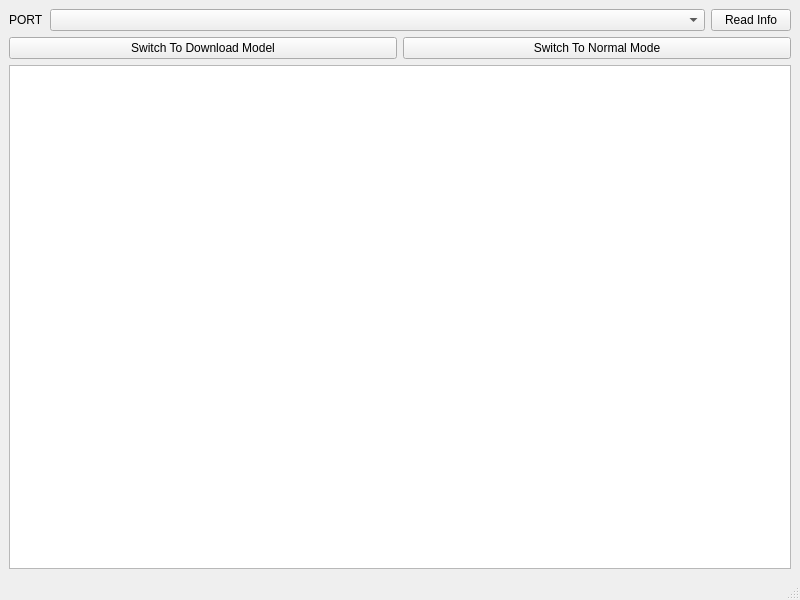
<?xml version="1.0" encoding="UTF-8"?>
<ui version="4.0">
 <class>MW</class>
 <widget class="QMainWindow" name="MW">
  <property name="geometry">
   <rect>
    <x>0</x>
    <y>0</y>
    <width>800</width>
    <height>600</height>
   </rect>
  </property>
  <property name="windowTitle">
   <string>LG Info Tool</string>
  </property>
  <widget class="QWidget" name="centralwidget">
   <layout class="QGridLayout" name="gridLayout">
    <item row="0" column="0">
     <layout class="QHBoxLayout" name="horizontalLayout_2">
      <item>
       <layout class="QHBoxLayout" name="horizontalLayout">
        <item>
         <widget class="QLabel" name="label">
          <property name="sizePolicy">
           <sizepolicy hsizetype="Maximum" vsizetype="Preferred">
            <horstretch>0</horstretch>
            <verstretch>0</verstretch>
           </sizepolicy>
          </property>
          <property name="text">
           <string>PORT</string>
          </property>
         </widget>
        </item>
        <item>
         <widget class="QComboBox" name="cmbPorts"/>
        </item>
       </layout>
      </item>
      <item>
       <widget class="QPushButton" name="btnReadInfo">
        <property name="sizePolicy">
         <sizepolicy hsizetype="Maximum" vsizetype="Maximum">
          <horstretch>0</horstretch>
          <verstretch>0</verstretch>
         </sizepolicy>
        </property>
        <property name="text">
         <string>Read Info</string>
        </property>
       </widget>
      </item>
     </layout>
    </item>
    <item row="2" column="0">
     <widget class="QTextBrowser" name="textBrowser"/>
    </item>
    <item row="1" column="0">
     <layout class="QHBoxLayout" name="horizontalLayout_3">
      <item>
       <widget class="QPushButton" name="btnSwitch2DL">
        <property name="text">
         <string>Switch To Download Model</string>
        </property>
       </widget>
      </item>
      <item>
       <widget class="QPushButton" name="btnSwitch2NORMAL">
        <property name="text">
         <string>Switch To Normal Mode</string>
        </property>
       </widget>
      </item>
     </layout>
    </item>
   </layout>
  </widget>
  <widget class="QStatusBar" name="statusbar"/>
 </widget>
 <resources/>
 <connections/>
</ui>
